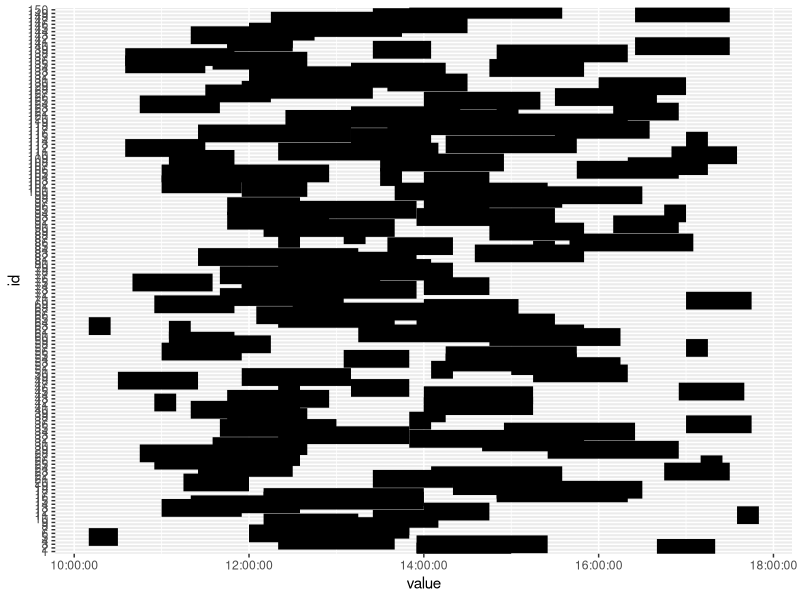

R code for this plot:
library(ggplot2)
library(readr)
library(reshape2)

data <- read_csv("runway_alldays_2569.csv")

set.seed(1234)
filtered_data <- subset(data, (START > 10 * 60 * 60) & END < (18 * 60 * 60))

subset_inds <- sample(1:nrow(filtered_data), 150)
subset_data <- filtered_data[subset_inds, ]


plot_data <- subset_data
plot_data$id <- factor(1:nrow(plot_data))
plot_data <- melt(plot_data, measure.vars = c("START", "END"))

p <- ggplot(data = plot_data) + geom_line(aes(x = value, y = id), size = 6)

write_csv(subset_data, paste0("spread_", nrow(subset_data), ".csv"))
